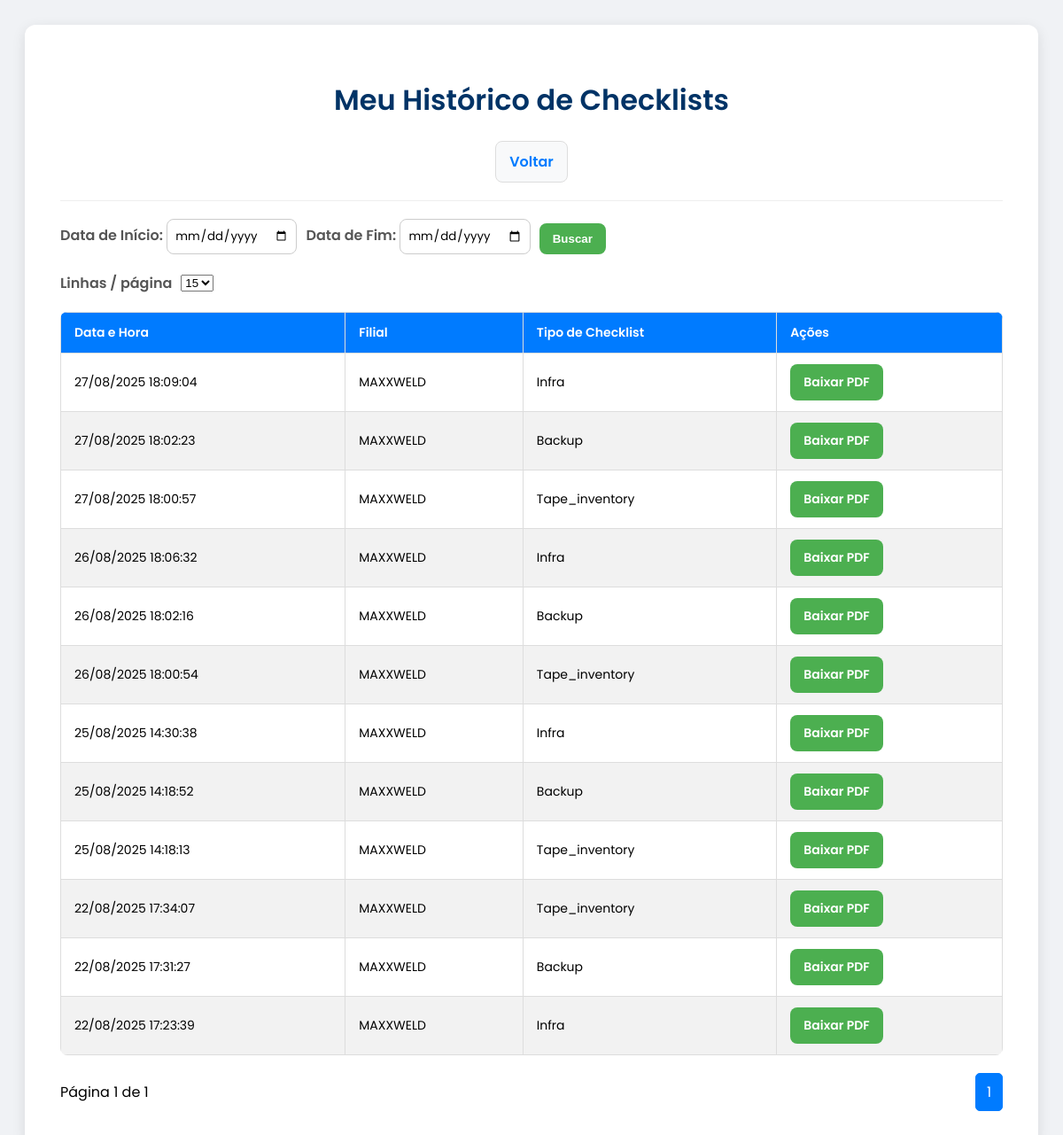
Page /user_history.php (signed in) on the committed database.
### tables this page shows
CREATE TABLE `submissions` (
  `id` int NOT NULL AUTO_INCREMENT,
  `filial` varchar(255) NOT NULL,
  `data_preenchimento` timestamp NULL DEFAULT CURRENT_TIMESTAMP,
  `checklist_type` varchar(50) NOT NULL,
  `tape_number` varchar(255) DEFAULT NULL,
  `user_id` int DEFAULT NULL,
  PRIMARY KEY (`id`)
);

### user_history.php (the view, shortened to what this page needs)
<?php
require_once 'db_config.php';
$user_id = $_SESSION['user_id'];
$conn = new mysqli($servername, $username, $password, $dbname);
$start_date = $_GET['start_date'] ?? '';
$end_date = $_GET['end_date'] ?? '';
$limit = $_GET['limit'] ?? 15;
$page = $_GET['page'] ?? 1;
$offset = ($page - 1) * $limit;
$where_clauses = ["s.user_id = ?"];
$params = [$user_id];
$types = "i";
$sql_count = "SELECT COUNT(*) AS total_records FROM submissions s";
if (count($where_clauses) > 0) {
    $sql_count .= " WHERE " . implode(" AND ", $where_clauses);
}
$stmt_count = $conn->prepare($sql_count);
if (count($params) > 0) {
    $stmt_count->bind_param($types, ...$params);
}
$stmt_count->execute();
$result_count = $stmt_count->get_result();
$total_records = $result_count->fetch_assoc()['total_records'];
$total_pages = ceil($total_records / $limit);
$sql = "SELECT s.id, s.filial, s.data_preenchimento, s.checklist_type, u.username
        FROM submissions s
        JOIN users u ON s.user_id = u.id";
if (count($where_clauses) > 0) {
    $sql .= " WHERE " . implode(" AND ", $where_clauses);
}
$sql .= " ORDER BY s.data_preenchimento DESC LIMIT ? OFFSET ?";
$params[] = $limit;
$params[] = $offset;
$types .= "ii";
$stmt = $conn->prepare($sql);
if ($stmt) {
    $stmt->bind_param($types, ...$params);
    $stmt->execute();
    $result = $stmt->get_result();
} else {
    $result = null;
}
$base_url = "user_history.php?start_date=$start_date&end_date=$end_date&limit=$limit";
?>
<!DOCTYPE html>
<html lang="pt-br">
<head>
</head>
<body>
    <div class="container">
        <div class="header">
            <h1>Meu Histórico de Checklists</h1>
            <a href="checklist.php" class="back-btn">Voltar</a>
        </div>
        <div class="search-form-container">
            <form action="" method="GET" class="search-form">
                <div>
                    <label for="start_date">Data de Início:</label>
                    <input type="date" id="start_date" name="start_date" value="<?php echo htmlspecialchars($start_date); ?>">
                </div>
                <div>
                    <label for="end_date">Data de Fim:</label>
                    <input type="date" id="end_date" name="end_date" value="<?php echo htmlspecialchars($end_date); ?>">
                </div>
                <button type="submit" class="btn">Buscar</button>
            </form>
            <form action="" method="GET" class="search-form" style="align-items: center;">
                <label for="limit">Linhas / página</label>
                <select name="limit" onchange="this.form.submit()">
                    <option value="15" <?php echo ($limit == 15) ? 'selected' : ''; ?>>15</option>
                </select>
            </form>
        </div>
        <?php if ($result && $result->num_rows > 0): ?>
            <table>
                <thead>
                    <tr>
                        <th>Data e Hora</th>
                        <th>Filial</th>
                        <th>Tipo de Checklist</th>
                        <th>Ações</th>
                    </tr>
                </thead>
                <tbody>
                    <?php while($row = $result->fetch_assoc()): ?>
                    <tr>
                        <td><?php echo date('d/m/Y H:i:s', strtotime($row['data_preenchimento'])); ?></td>
                        <td><?php echo htmlspecialchars(str_replace('_', ' ', $row['filial'])); ?></td>
                        <td><?php echo htmlspecialchars(ucfirst($row['checklist_type'])); ?></td>
                        <td>
                            <a href="generate_pdf.php?submission_id=<?php echo $row['id']; ?>" class="download-btn">Baixar PDF</a>
                        </td>
                    </tr>
                    <?php endwhile; ?>
                </tbody>
            </table>
            <div class="pagination-container">
                <div>Página <?php echo $page; ?> de <?php echo $total_pages; ?></div>
                <div class="pagination-controls">
                    <?php for ($i = 1; $i <= $total_pages; $i++): ?>
                        <?php if ($i == $page): ?>
                            <span class="current"><?php echo $i; ?></span>
                        <?php else: ?>
                            <a href="<?php echo htmlspecialchars($base_url . '&page=' . $i); ?>"><?php echo $i; ?></a>
                        <?php endif; ?>
                    <?php endfor; ?>
                </div>
            </div>
        <?php else: ?>
            <p class="no-data">Nenhum checklist encontrado<?php echo (!empty($start_date) || !empty($end_date)) ? " para o período selecionado." : " no seu histórico."; ?></p>
        <?php endif; ?>
    </div>
</body>
</html>

### user_history.php (style rules this page uses)
body { font-family: 'Poppins', Arial, sans-serif; background-color: #f0f2f5; padding: 20px; }
.container { max-width: 1200px; margin: 0 auto; background-color: #fff; padding: 40px; border-radius: 12px; box-shadow: 0 4px 15px rgba(0,0,0,0.1); }
.header { text-align: center; border-bottom: 1px solid #eee; padding-bottom: 20px; margin-bottom: 20px; }
h1 { color: #003366; font-weight: 600; font-size: 2em; }
.search-form { display: flex; flex-wrap: wrap; gap: 10px; align-items: flex-end; margin-bottom: 20px; }
.search-form label { font-weight: 600; color: #555; }
.search-form input[type="date"] { padding: 8px; border: 1px solid #ccc; border-radius: 8px; font-family: 'Poppins', sans-serif; }
.pagination-container { display: flex; justify-content: space-between; align-items: center; margin-top: 20px; }
.pagination-controls { display: flex; gap: 5px; }
.pagination-controls a, .pagination-controls span { padding: 8px 12px; text-decoration: none; color: #007BFF; border: 1px solid #ddd; border-radius: 5px; transition: all 0.3s ease; }
.pagination-controls span.current { background-color: #007BFF; color: white; border-color: #007BFF; }
.back-btn, .download-btn, .btn { display: inline-block; text-decoration: none; color: #007BFF; font-weight: 600; padding: 10px 15px; border: 1px solid #ddd; border-radius: 8px; background-color: #f8f9fa; transition: all 0.3s ease; }
.download-btn, .btn { color: #fff; background-color: #4CAF50; border: none; }
table { width: 100%; border-collapse: collapse; margin-top: 20px; border-radius: 8px; overflow: hidden; }
th, td { padding: 12px 15px; border: 1px solid #ddd; text-align: left; font-size: 14px; }
th { background-color: #007BFF; color: white; font-weight: 600; }
tbody tr:nth-child(even) { background-color: #f2f2f2; }

### rows in the picture
submissions: data_preenchimento "27/08/2025 18:09:04", filial "MAXXWELD", checklist_type "Infra"
submissions: data_preenchimento "27/08/2025 18:02:23", filial "MAXXWELD", checklist_type "Backup"
submissions: data_preenchimento "27/08/2025 18:00:57", filial "MAXXWELD", checklist_type "Tape_inventory"
submissions: data_preenchimento "26/08/2025 18:06:32", filial "MAXXWELD", checklist_type "Infra"
submissions: data_preenchimento "26/08/2025 18:02:16", filial "MAXXWELD", checklist_type "Backup"
submissions: data_preenchimento "26/08/2025 18:00:54", filial "MAXXWELD", checklist_type "Tape_inventory"
submissions: data_preenchimento "25/08/2025 14:30:38", filial "MAXXWELD", checklist_type "Infra"
submissions: data_preenchimento "25/08/2025 14:18:52", filial "MAXXWELD", checklist_type "Backup"
submissions: data_preenchimento "25/08/2025 14:18:13", filial "MAXXWELD", checklist_type "Tape_inventory"
submissions: data_preenchimento "22/08/2025 17:34:07", filial "MAXXWELD", checklist_type "Tape_inventory"
submissions: data_preenchimento "22/08/2025 17:31:27", filial "MAXXWELD", checklist_type "Backup"
submissions: data_preenchimento "22/08/2025 17:23:39", filial "MAXXWELD", checklist_type "Infra"

### other values in the picture
$page "1"
$total_pages "1"
